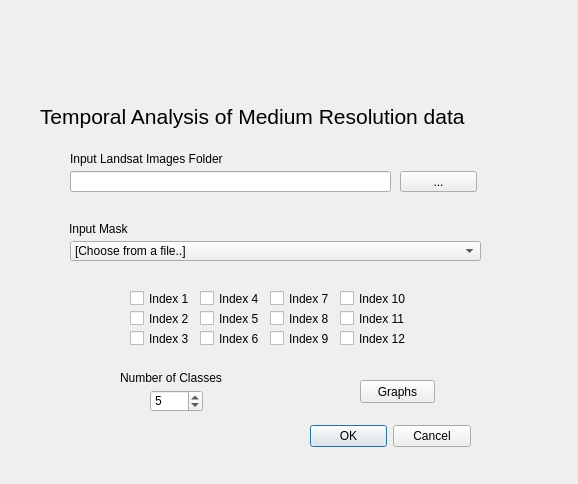
<?xml version="1.0" encoding="UTF-8"?>
<ui version="4.0">
 <class>Temporal</class>
 <widget class="QDialog" name="Temporal">
  <property name="geometry">
   <rect>
    <x>0</x>
    <y>0</y>
    <width>578</width>
    <height>484</height>
   </rect>
  </property>
  <property name="minimumSize">
   <size>
    <width>578</width>
    <height>484</height>
   </size>
  </property>
  <property name="maximumSize">
   <size>
    <width>578</width>
    <height>484</height>
   </size>
  </property>
  <property name="windowTitle">
   <string>Dialog</string>
  </property>
  <widget class="QDialogButtonBox" name="buttonBox">
   <property name="geometry">
    <rect>
     <x>310</x>
     <y>420</y>
     <width>161</width>
     <height>32</height>
    </rect>
   </property>
   <property name="orientation">
    <enum>Qt::Horizontal</enum>
   </property>
   <property name="standardButtons">
    <set>QDialogButtonBox::Cancel|QDialogButtonBox::Ok</set>
   </property>
  </widget>
  <widget class="QLabel" name="logo_sensum">
   <property name="geometry">
    <rect>
     <x>70</x>
     <y>20</y>
     <width>241</width>
     <height>61</height>
    </rect>
   </property>
   <property name="text">
    <string/>
   </property>
   <property name="pixmap">
    <pixmap>.sensum/sensum.png</pixmap>
   </property>
  </widget>
  <widget class="QLineEdit" name="lineEdit_folder">
   <property name="geometry">
    <rect>
     <x>70</x>
     <y>171</y>
     <width>321</width>
     <height>21</height>
    </rect>
   </property>
  </widget>
  <widget class="QPushButton" name="pushButton_folder">
   <property name="geometry">
    <rect>
     <x>400</x>
     <y>171</y>
     <width>77</width>
     <height>21</height>
    </rect>
   </property>
   <property name="text">
    <string>...</string>
   </property>
  </widget>
  <widget class="QLabel" name="label_title">
   <property name="geometry">
    <rect>
     <x>40</x>
     <y>101</y>
     <width>501</width>
     <height>31</height>
    </rect>
   </property>
   <property name="text">
    <string>&lt;html&gt;&lt;head/&gt;&lt;body&gt;&lt;p&gt;&lt;span style=&quot; font-size:16pt;&quot;&gt;Temporal Analysis of Medium Resolution data&lt;/span&gt;&lt;/p&gt;&lt;/body&gt;&lt;/html&gt;</string>
   </property>
  </widget>
  <widget class="QLabel" name="label_multiband">
   <property name="geometry">
    <rect>
     <x>70</x>
     <y>151</y>
     <width>201</width>
     <height>16</height>
    </rect>
   </property>
   <property name="text">
    <string>Input Landsat Images Folder</string>
   </property>
  </widget>
  <widget class="QLabel" name="label_multiband_2">
   <property name="geometry">
    <rect>
     <x>69</x>
     <y>221</y>
     <width>121</width>
     <height>16</height>
    </rect>
   </property>
   <property name="text">
    <string>Input Mask</string>
   </property>
  </widget>
  <widget class="QComboBox" name="comboBox_mask">
   <property name="geometry">
    <rect>
     <x>70</x>
     <y>241</y>
     <width>411</width>
     <height>20</height>
    </rect>
   </property>
   <item>
    <property name="text">
     <string comment="Click to select File" extracomment="Click to select File">[Choose from a file..]</string>
    </property>
   </item>
  </widget>
  <widget class="QSpinBox" name="spinBox_nclass">
   <property name="geometry">
    <rect>
     <x>150</x>
     <y>390</y>
     <width>53</width>
     <height>22</height>
    </rect>
   </property>
   <property name="value">
    <number>5</number>
   </property>
  </widget>
  <widget class="QLabel" name="label_multiband_3">
   <property name="geometry">
    <rect>
     <x>120</x>
     <y>370</y>
     <width>131</width>
     <height>16</height>
    </rect>
   </property>
   <property name="text">
    <string>Number of Classes</string>
   </property>
  </widget>
  <widget class="QLabel" name="logo_unipv">
   <property name="geometry">
    <rect>
     <x>380</x>
     <y>10</y>
     <width>91</width>
     <height>81</height>
    </rect>
   </property>
   <property name="text">
    <string/>
   </property>
   <property name="pixmap">
    <pixmap>.sensum/cambridge.png</pixmap>
   </property>
  </widget>
  <widget class="QPushButton" name="pushButton_plot">
   <property name="geometry">
    <rect>
     <x>360</x>
     <y>380</y>
     <width>75</width>
     <height>23</height>
    </rect>
   </property>
   <property name="text">
    <string>Graphs</string>
   </property>
  </widget>
  <widget class="QCheckBox" name="checkBox_1">
   <property name="geometry">
    <rect>
     <x>130</x>
     <y>290</y>
     <width>61</width>
     <height>17</height>
    </rect>
   </property>
   <property name="text">
    <string>Index 1</string>
   </property>
  </widget>
  <widget class="QCheckBox" name="checkBox_2">
   <property name="geometry">
    <rect>
     <x>130</x>
     <y>310</y>
     <width>61</width>
     <height>17</height>
    </rect>
   </property>
   <property name="text">
    <string>Index 2</string>
   </property>
  </widget>
  <widget class="QCheckBox" name="checkBox_3">
   <property name="geometry">
    <rect>
     <x>130</x>
     <y>330</y>
     <width>61</width>
     <height>17</height>
    </rect>
   </property>
   <property name="text">
    <string>Index 3</string>
   </property>
  </widget>
  <widget class="QCheckBox" name="checkBox_4">
   <property name="geometry">
    <rect>
     <x>200</x>
     <y>290</y>
     <width>61</width>
     <height>17</height>
    </rect>
   </property>
   <property name="text">
    <string>Index 4</string>
   </property>
  </widget>
  <widget class="QCheckBox" name="checkBox_5">
   <property name="geometry">
    <rect>
     <x>200</x>
     <y>310</y>
     <width>61</width>
     <height>17</height>
    </rect>
   </property>
   <property name="text">
    <string>Index 5</string>
   </property>
  </widget>
  <widget class="QCheckBox" name="checkBox_6">
   <property name="geometry">
    <rect>
     <x>200</x>
     <y>330</y>
     <width>61</width>
     <height>17</height>
    </rect>
   </property>
   <property name="text">
    <string>Index 6</string>
   </property>
  </widget>
  <widget class="QCheckBox" name="checkBox_7">
   <property name="geometry">
    <rect>
     <x>270</x>
     <y>290</y>
     <width>61</width>
     <height>17</height>
    </rect>
   </property>
   <property name="text">
    <string>Index 7</string>
   </property>
  </widget>
  <widget class="QCheckBox" name="checkBox_8">
   <property name="geometry">
    <rect>
     <x>270</x>
     <y>310</y>
     <width>61</width>
     <height>17</height>
    </rect>
   </property>
   <property name="text">
    <string>Index 8</string>
   </property>
  </widget>
  <widget class="QCheckBox" name="checkBox_9">
   <property name="geometry">
    <rect>
     <x>270</x>
     <y>330</y>
     <width>61</width>
     <height>17</height>
    </rect>
   </property>
   <property name="text">
    <string>Index 9</string>
   </property>
  </widget>
  <widget class="QCheckBox" name="checkBox_10">
   <property name="geometry">
    <rect>
     <x>340</x>
     <y>290</y>
     <width>71</width>
     <height>17</height>
    </rect>
   </property>
   <property name="text">
    <string>Index 10</string>
   </property>
  </widget>
  <widget class="QCheckBox" name="checkBox_11">
   <property name="geometry">
    <rect>
     <x>340</x>
     <y>310</y>
     <width>71</width>
     <height>17</height>
    </rect>
   </property>
   <property name="text">
    <string>Index 11</string>
   </property>
  </widget>
  <widget class="QCheckBox" name="checkBox_12">
   <property name="geometry">
    <rect>
     <x>340</x>
     <y>330</y>
     <width>71</width>
     <height>17</height>
    </rect>
   </property>
   <property name="text">
    <string>Index 12</string>
   </property>
  </widget>
 </widget>
 <resources/>
 <connections>
  <connection>
   <sender>buttonBox</sender>
   <signal>accepted()</signal>
   <receiver>Temporal</receiver>
   <slot>accept()</slot>
   <hints>
    <hint type="sourcelabel">
     <x>248</x>
     <y>254</y>
    </hint>
    <hint type="destinationlabel">
     <x>157</x>
     <y>274</y>
    </hint>
   </hints>
  </connection>
  <connection>
   <sender>buttonBox</sender>
   <signal>rejected()</signal>
   <receiver>Temporal</receiver>
   <slot>reject()</slot>
   <hints>
    <hint type="sourcelabel">
     <x>316</x>
     <y>260</y>
    </hint>
    <hint type="destinationlabel">
     <x>286</x>
     <y>274</y>
    </hint>
   </hints>
  </connection>
 </connections>
</ui>
